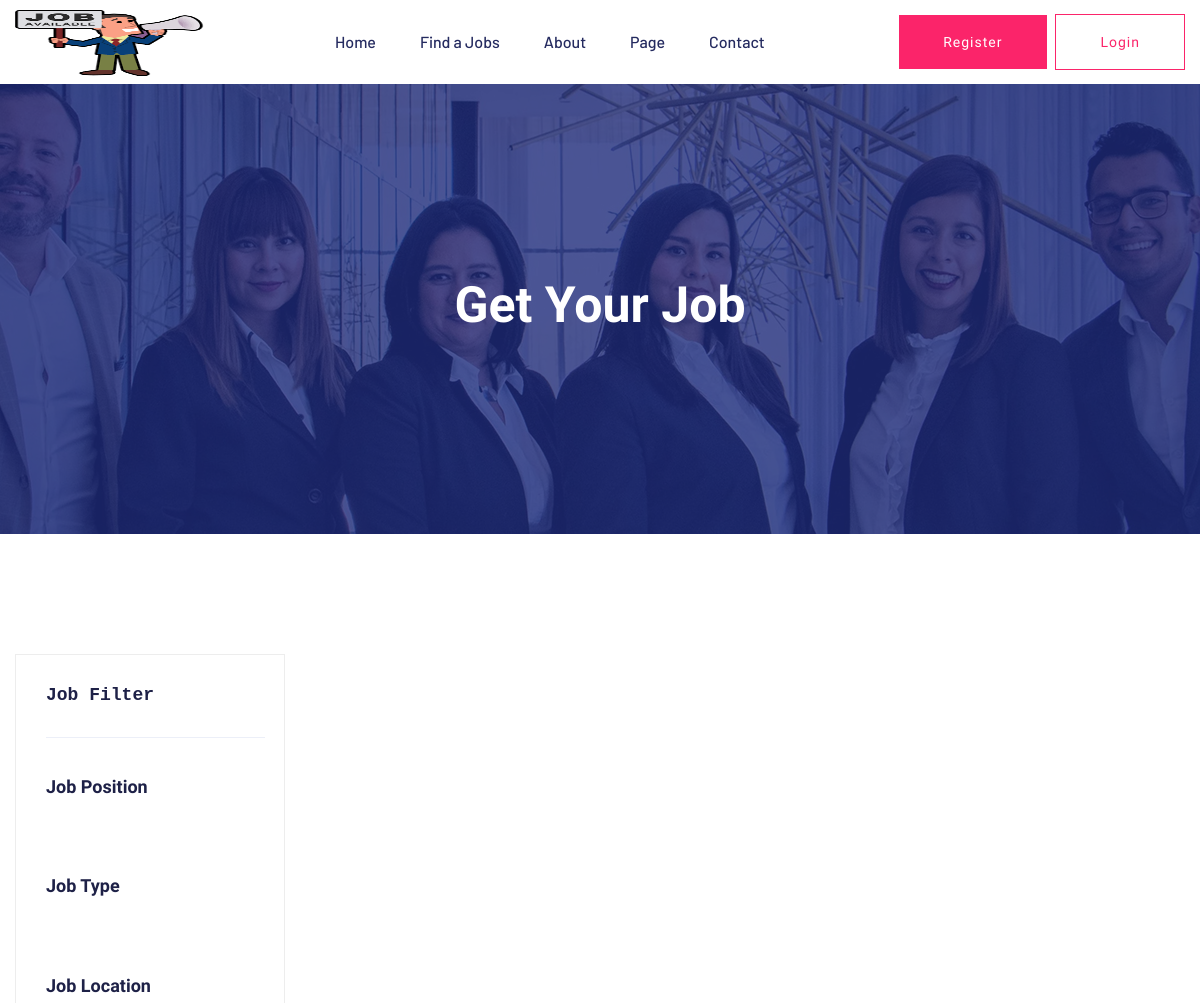
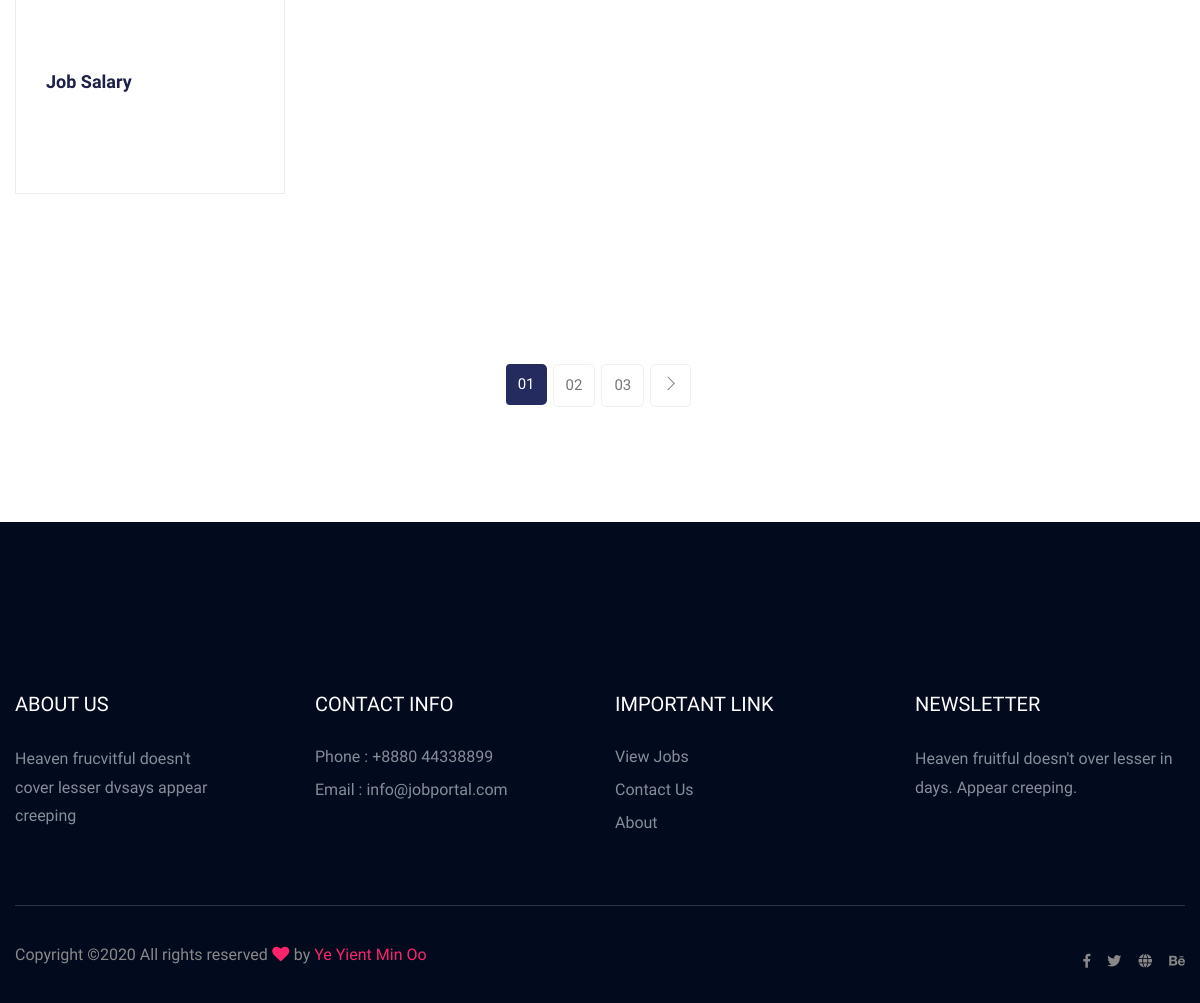
The app's page /job_listing.php, older data (2 pictures, top to bottom).
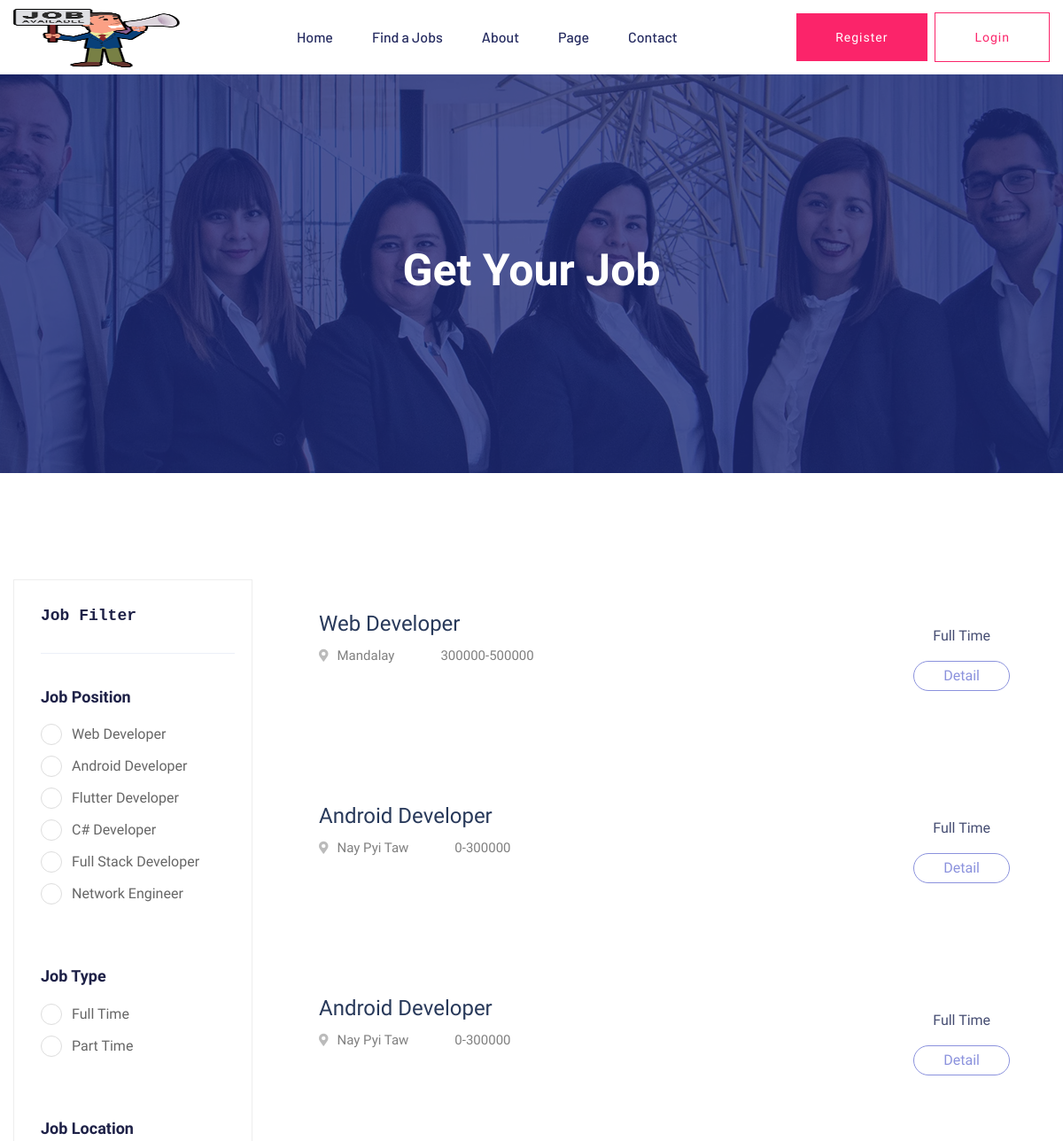
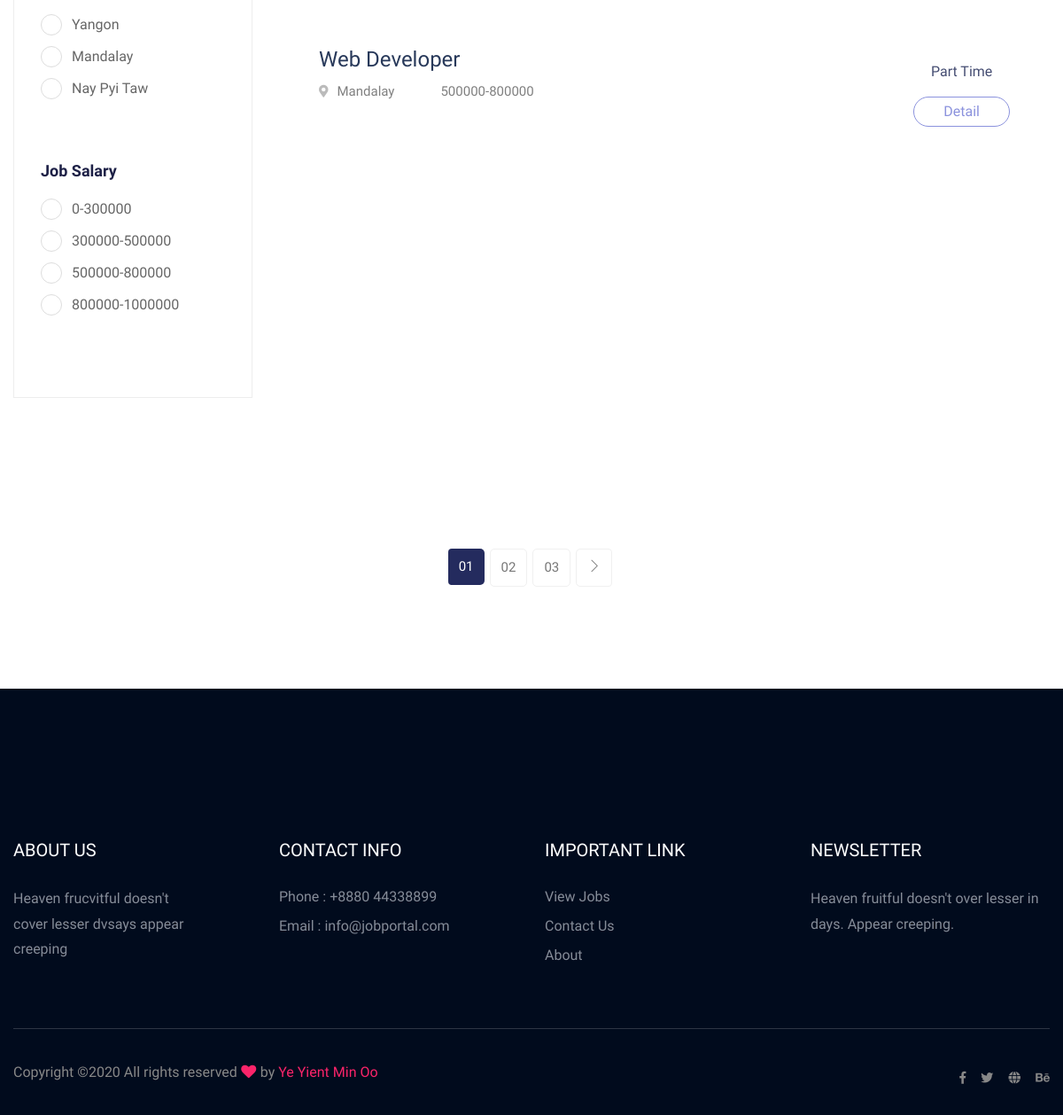
The same page, newer data (2 pictures, top to bottom).
### tables this page shows
CREATE TABLE `positions` (
  `id` int(11) NOT NULL,
  `name` varchar(255) NOT NULL,
  `photo` varchar(255) NOT NULL,
  `created_at` timestamp NOT NULL DEFAULT current_timestamp(),
  `updated_at` timestamp NOT NULL DEFAULT current_timestamp()
);

CREATE TABLE `job_types` (
  `id` int(11) NOT NULL,
  `type` varchar(255) NOT NULL,
  `created_at` timestamp NOT NULL DEFAULT current_timestamp(),
  `updated_at` timestamp NOT NULL DEFAULT current_timestamp()
);

CREATE TABLE `locations` (
  `id` int(11) NOT NULL,
  `name` varchar(255) NOT NULL,
  `created_at` timestamp NOT NULL DEFAULT current_timestamp(),
  `updated_at` timestamp NOT NULL DEFAULT current_timestamp()
);

CREATE TABLE `salaries` (
  `id` int(11) NOT NULL,
  `amount` varchar(255) NOT NULL,
  `created_at` timestamp NOT NULL DEFAULT current_timestamp(),
  `updated_at` timestamp NOT NULL DEFAULT current_timestamp()
);

CREATE TABLE `job_posts` (
  `id` int(11) NOT NULL,
  `position_id` int(11) NOT NULL,
  `salary_id` int(11) NOT NULL,
  `location_id` int(11) NOT NULL,
  `type_id` int(11) NOT NULL,
  `description` text NOT NULL,
  `created_at` timestamp NOT NULL DEFAULT current_timestamp(),
  `updated_at` timestamp NOT NULL DEFAULT current_timestamp()
);

### job_listing.php (the view, shortened to what the rows shown need)
<?php
include 'nav.php';
include 'Backend/dbconnect.php';
    if (isset($_GET['search'])) {
        $search_data=$_GET['search'];
        $search="%$search_data%";
        $sql = "SELECT job_posts.*,positions.name as position_name,locations.name as location_name,salaries.amount as salary_amount,job_types.type as type FROM job_posts INNER JOIN positions ON job_posts.position_id=positions.id INNER JOIN locations ON job_posts.location_id=locations.id INNER JOIN salaries ON job_posts.salary_id=salaries.id INNER JOIN job_types ON job_posts.type_id=job_types.id WHERE positions.name LIKE :search OR locations.name LIKE :search OR salaries.amount LIKE :search OR job_posts.description LIKE :search OR job_types.type LIKE :search";
            $stmt=$pdo->prepare($sql);
            $stmt->bindParam(':search',$search);
            $stmt->execute();
            $job_posts=$stmt->fetchAll();
    }else{
        $directoryURI = $_SERVER['REQUEST_URI'];
        $path = parse_url($directoryURI, PHP_URL_QUERY);
        if (isset($path)) {
            $components = explode('=', $path);
            $id = $components[1];
            $id_name=$components[0];
            if ($id && $id_name=='pos_id') {
                $sql = "SELECT job_posts.*,positions.name as position_name,locations.name as location_name,salaries.amount as salary_amount,job_types.type as type FROM job_posts INNER JOIN positions ON job_posts.position_id=positions.id INNER JOIN locations ON job_posts.location_id=locations.id INNER JOIN salaries ON job_posts.salary_id=salaries.id INNER JOIN job_types ON job_posts.type_id=job_types.id WHERE job_posts.position_id=:id";
                    $stmt=$pdo->prepare($sql);
                    $stmt->bindParam(':id',$id);
                    $stmt->execute();
                    $job_posts=$stmt->fetchAll();
            }elseif ($id && $id_name=='type_id') {
                $sql = "SELECT job_posts.*,positions.name as position_name,locations.name as location_name,salaries.amount as salary_amount,job_types.type as type FROM job_posts INNER JOIN positions ON job_posts.position_id=positions.id INNER JOIN locations ON job_posts.location_id=locations.id INNER JOIN salaries ON job_posts.salary_id=salaries.id INNER JOIN job_types ON job_posts.type_id=job_types.id WHERE job_posts.type_id=:id";
                        $stmt=$pdo->prepare($sql);
                        $stmt->bindParam(':id',$id);
                        $stmt->execute();
                        $job_posts=$stmt->fetchAll();
            }elseif ($id && $id_name=='loc_id') {
                $sql = "SELECT job_posts.*,positions.name as position_name,locations.name as location_name,salaries.amount as salary_amount,job_types.type as type FROM job_posts INNER JOIN positions ON job_posts.position_id=positions.id INNER JOIN locations ON job_posts.location_id=locations.id INNER JOIN salaries ON job_posts.salary_id=salaries.id INNER JOIN job_types ON job_posts.type_id=job_types.id WHERE job_posts.location_id=:id";
                        $stmt=$pdo->prepare($sql);
                        $stmt->bindParam(':id',$id);
                        $stmt->execute();
                        $job_posts=$stmt->fetchAll();
            }elseif ($id && $id_name=='sal_id') {
                $sql = "SELECT job_posts.*,positions.name as position_name,locations.name as location_name,salaries.amount as salary_amount,job_types.type as type FROM job_posts INNER JOIN positions ON job_posts.position_id=positions.id INNER JOIN locations ON job_posts.location_id=locations.id INNER JOIN salaries ON job_posts.salary_id=salaries.id INNER JOIN job_types ON job_posts.type_id=job_types.id WHERE job_posts.salary_id=:id";
                        $stmt=$pdo->prepare($sql);
                        $stmt->bindParam(':id',$id);
                        $stmt->execute();
                        $job_posts=$stmt->fetchAll();
            }
        }
        else{
            $sql = "SELECT job_posts.*,positions.name as position_name,locations.name as location_name,salaries.amount as salary_amount,job_types.type as type FROM job_posts INNER JOIN positions ON job_posts.position_id=positions.id INNER JOIN locations ON job_posts.location_id=locations.id INNER JOIN salaries ON job_posts.salary_id=salaries.id INNER JOIN job_types ON job_posts.type_id=job_types.id";
            $stmt=$pdo->prepare($sql);
            $stmt->execute();
            $job_posts=$stmt->fetchAll();
        }
    }
$sql="SELECT * FROM positions";
$stmt=$pdo->prepare($sql);
$stmt->execute();
$positions=$stmt->fetchAll();
$sql="SELECT * FROM job_types";
$stmt=$pdo->prepare($sql);
$stmt->execute();
$job_types=$stmt->fetchAll();
$sql="SELECT * FROM locations";
$stmt=$pdo->prepare($sql);
$stmt->execute();
$locations=$stmt->fetchAll();
$sql="SELECT * FROM salaries";
$stmt=$pdo->prepare($sql);
$stmt->execute();
$salaries=$stmt->fetchAll();
?>
    <main>
        <div class="slider-area ">
            <div class="single-slider section-overly slider-height2 d-flex align-items-center" data-background="assets/img/hero/about.jpg">
                <div class="container">
                    <div class="row">
                        <div class="col-xl-12">
                            <div class="hero-cap text-center">
                                <h2>Get your job</h2>
                            </div>
                        </div>
                    </div>
                </div>
            </div>
        </div>
        <div class="job-listing-area pt-120 pb-120">
            <div class="container">
                <div class="row">
                    <div class="col-xl-3 col-lg-3 col-md-4">
                        <div class="job-category-listing mb-50">
                            <div class="single-listing">
                                <div class="select-Categories pt-2 pb-50">
                                    <div class="small-section-tittle2">
                                        <h4>Job Position</h4>
                                    </div>
                                    <?php
                                        foreach ($positions as $position):
                                    ?>
                                    <a href="job_listing.php?pos_id=<?= $position['id'] ?>" class="container"><?= $position['name'] ?>
                                        <span class="checkmark"></span>
                                    </a>
                                    <?php
                                        endforeach;
                                    ?>
                                </div>
                                <div class="select-Categories pt-2 pb-50">
                                    <div class="small-section-tittle2">
                                        <h4>Job Type</h4>
                                    </div>
                                    <?php
                                        foreach ($job_types as $type):
                                    ?>
                                    <a href="job_listing.php?type_id=<?= $type['id'] ?>" class="container"><?= $type['type'] ?>
                                        <span class="checkmark"></span>
                                    </a>
                                    <?php
                                        endforeach;
                                    ?>
                                </div>
                                <div class="select-Categories pt-2 pb-50">
                                    <div class="small-section-tittle2">
                                        <h4>Job Location</h4>
                                    </div>
                                    <?php
                                        foreach ($locations as $location):
                                    ?>
                                    <a href="job_listing.php?loc_id=<?= $location['id'] ?>" class="container"><?= $location['name'] ?>
                                        <span class="checkmark"></span>
                                    </a>
                                    <?php
                                        endforeach;
                                    ?>
                                </div>
                                <div class="select-Categories pt-2 pb-50">
                                    <div class="small-section-tittle2">
                                        <h4>Job Salary</h4>
                                    </div>
                                    <?php
                                        foreach ($salaries as $salary):
                                    ?>
                                    <a href="job_listing.php?sal_id=<?= $salary['id'] ?>" class="container"><?= $salary['amount'] ?>
                                        <span class="checkmark"></span>
                                    </a>
                                    <?php
                                        endforeach;
                                    ?>
                                </div>
                            </div>
                        </div>
                    </div>
                    <div class="col-xl-9 col-lg-9 col-md-8">
                        <section class="featured-job-area">
                            <div class="container">
                                <?php
                                    foreach ($job_posts as $job_post):
                                ?>
                                <div class="single-job-items mb-30">
                                    <div class="job-items">
                                        <div class="job-tittle job-tittle2">
                                            <a href="job_details.php?id=<?= $job_post['id'] ?>">
                                                <h4><?= $job_post['position_name'] ?></h4>
                                            </a>
                                            <ul>
                                                <li><i class="fas fa-map-marker-alt"></i><?= $job_post['location_name'] ?></li>
                                                <li><?= $job_post['salary_amount'] ?></li>
                                            </ul>
                                        </div>
                                    </div>
                                    <div class="items-link items-link2 f-right">
                                        <span class="py-3 text-center"><?= $job_post['type'] ?></span>
                                        <a href="job_details.php?id=<?= $job_post['id'] ?>">Detail</a>
                                    </div>
                                </div>
                                <?php
                                    endforeach;
                                ?>
                            </div>
                        </section>
                    </div>
                </div>
            </div>
        </div>
    </main>
<?php include 'footer.php'; ?>

Row changes from the older to the newer data that the page shows:
added positions: name "Web Developer"
added positions: name "Android Developer"
added positions: name "Flutter Developer"
added positions: name "C# Developer"
added positions: name "Full Stack Developer"
added positions: name "Network Engineer"
added job_types: type "Full Time"
added job_types: type "Part Time"
added locations: name "Yangon"
added locations: name "Mandalay"
added locations: name "Nay Pyi Taw"
added salaries: amount "0-300000"
added salaries: amount "300000-500000"
added salaries: amount "500000-800000"
added salaries: amount "800000-1000000"
added job_posts: position.name "Web Developer", location.name "Mandalay", salary.amount "300000-500000", job_types.type "Full Time"
added job_posts: position.name "Android Developer", location.name "Nay Pyi Taw", salary.amount "0-300000", job_types.type "Full Time"
added job_posts: position.name "Android Developer", location.name "Nay Pyi Taw", salary.amount "0-300000", job_types.type "Full Time"
added job_posts: position.name "Web Developer", location.name "Mandalay", salary.amount "500000-800000", job_types.type "Part Time"
